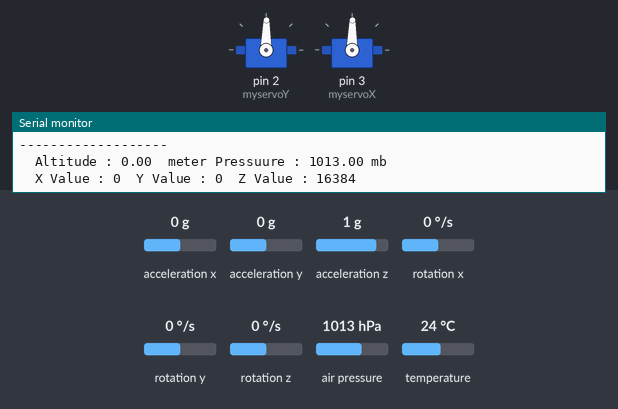
Recording of a sketch running on a simulated Arduino Uno, built with avr-gcc and run on an emulated ATmega328P. On the bench: 2 × servo, the last lines printed to the serial monitor. The test bench sets the inputs (shaded band); at power-on: acceleration x 0 g, acceleration y 0 g, acceleration z 1 g, rotation x 0 °/s, rotation y 0 °/s, rotation z 0 °/s, air pressure 1013 hPa, temperature 24 °C. Storage starts empty.

Above: at 1.2 s.
1.3 s: acceleration x set to 0.8 g
At 2.5 s:
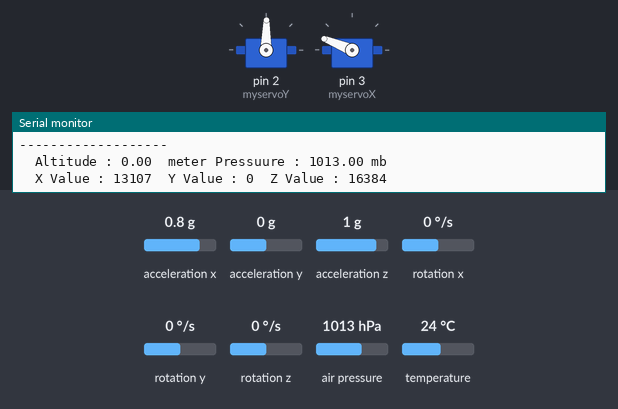
2.8 s: acceleration y set to -1.4 g
At 3.2 s:
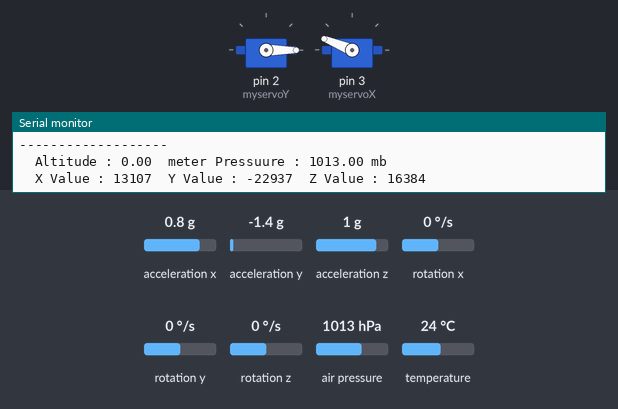
4.3 s: acceleration x set to -1.4 g
At 4.6 s:
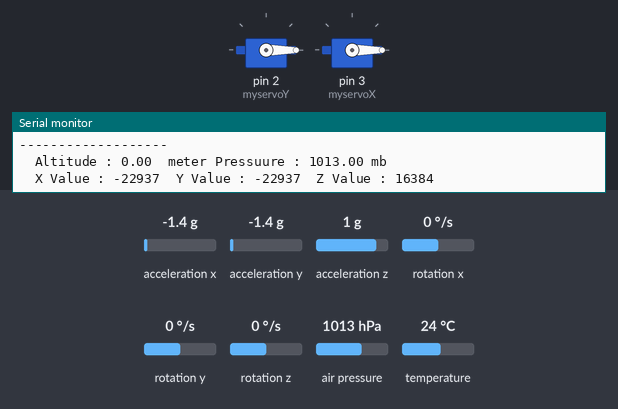
5.8 s: acceleration y set to 0.8 g
At 6.5 s:
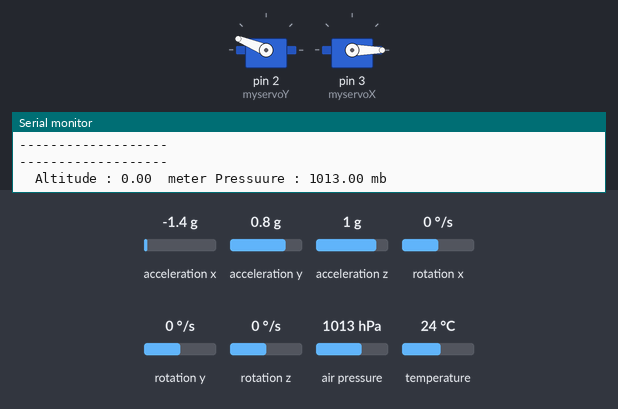
7.3 s: acceleration x set to 0 g
At 7.9 s:
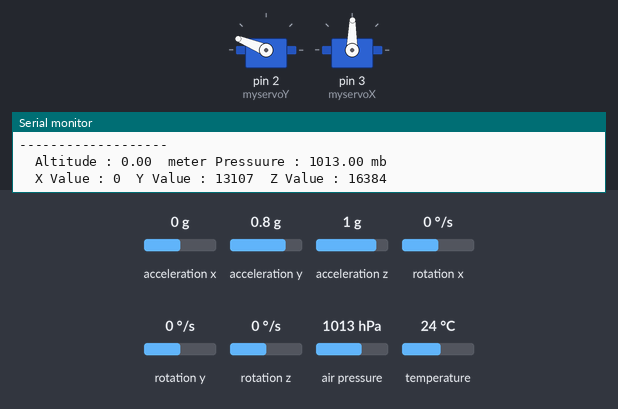
8.8 s: acceleration y set to -0.8 g
At 9.8 s:
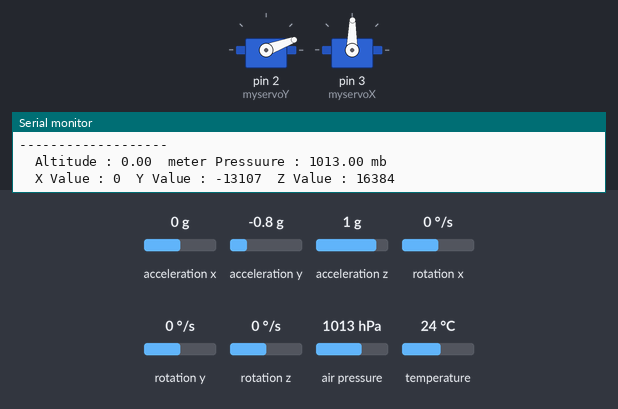
Timing chart, 0 to 11.3 s (numbered marks = the images above; inputs shaded):
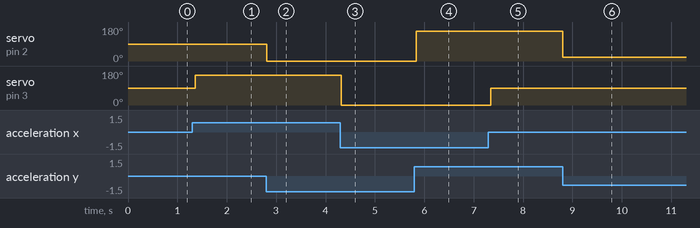

The sketch:

Program.ino
```cpp
/*
 * Musa Akyüz
 * 20.02.2021
 * 12:00AM
 * For Control Rocket Flying And Learn Pressure,Tempature,Altitude
 *
 */
#include <SFE_BMP180.h> //Pressure and temprature Sensor Library
#include <MPU6050.h>   //6-Axis acceleration and Gyro Sensor Library
#include <Servo.h>    //Servo Motor Library
#include <Wire.h>    //Protocol that allows Arduino to communicate with microprocessors on sensors (for BMP180 AND MPU6050)
#include <SPI.h>    //Other comminication protocol Library (for SD Card)
#include <SD.h>    //SD Card Library

double getPressure(); //Function protocol
void setup();
void loop();

MPU6050 MPU;  //MPU6050 called MPU
SFE_BMP180 BMP;  //BMP180 called BMP
Servo myservoY, myservoX;  //Servo called myservoY and myservoX

//BMP180 VARİABLE
double baseline;  //baseline --> Starting pressure
double P,a;  //P --> instant pressure   a --> instant altitude

//MPU6050 VARİABLE
int16_t ax, ay, az;
int16_t gx, gy, gz;
int valY;  //myservoY angle variable
int prevValY;  //myservoY previous angle variable
int valX;  //myservoX angle variable
int prevValX;  //myservoX previous angle variable

//SD CARD CREATE FİLE
File myFile;

void setup()
{
  Wire.begin();  //Starting comminication 12C Protocol
  Serial.begin(9600);  //Opens serial port, sets data rate to 9600 bps
  Serial.println("------------");

  //BMP180 CONNECTİON CHECK
  Serial.print("Initializing BMP...");
  Serial.println(BMP.begin() ? "Connected" : "Connection Failed");
  baseline = getPressure();  //Starting pressure

  //SD CARD CONNECTİON CHECK
  Serial.print("Initializing SD CARD...");
  Serial.println(SD.begin(4) ? "Connected" : "Connection Failed");

  //MPU CARD CONNECTİON CHECK
  Serial.print("Initializing MPU...");
  MPU.initialize();
  Serial.println(MPU.testConnection() ? "Connected" : "Connection Failed");

  //SERVO DEFİNED PİN
  myservoY.attach(2);
  myservoX.attach(3);

}//end of setup function

void loop()
{
  //BMP180 PROCESSİNG
  P = getPressure(); //Instant pressure
  a = BMP.altitude(P,baseline); //Instant altitude based on starting pressure and instantaneous pressure

  //MPU6050 PROCESSİNG
  MPU.getMotion6(&ax, &ay, &az, &gx, &gy, &gz);

  /*
   * How to use map function in arduino default
   * Syntax
   * map(value, fromLow, fromHigh, toLow, toHigh)
   *
   * Parameters
   * value: the number to map.
   * fromLow: the lower bound of the value’s current range.
   * fromHigh: the upper bound of the value’s current range.
   * toLow: the lower bound of the value’s target range.
   * toHigh: the upper bound of the value’s target range.
   */
  valY = map(ay, -17000, 17000, 0, 179);
  valX = map(ax, -17000, 17000, 0, 179);

  if (valY != prevValY)
  {
    myservoY.write(valY);
    prevValY = valY;
  }

  if (valX != prevValX)
  {
    myservoX.write(valX);
    prevValX = valX;
  }
  delay(10);

  Serial.print("  Altitude : ");
  Serial.print(a);
  Serial.print("  meter");
  Serial.print(" Pressuure : ");
  Serial.print(P);
  Serial.println(" mb");
  Serial.print("  X Value : ");
  Serial.print(ax);
  Serial.print("  Y Value : ");
  Serial.print(ay);
  Serial.print("  Z Value : ");
  Serial.println(az);
  Serial.println("-------------------");

  myFile = SD.open("test.txt", FILE_WRITE);

  if (myFile) {
    myFile.print("Altitude : ");
    myFile.print(a);
    myFile.print("meter");
    myFile.print(" Pressuure : ");
    myFile.print(P);
    myFile.println(" mb");
    myFile.print("  X DEĞERİ : ");
    myFile.print(ax);
    myFile.print("  Y DEĞERİ : ");
    myFile.print(ay);
    myFile.print("  Z DEĞERİ : ");
    myFile.println(az);
    Serial.println("-------------------");
    myFile.close();
  }
}

/*
 * LOOK BMP180 LIBRARY FİLE
 * C:\Program Files (x86)\Arduino\libraries\BMP180_Breakout_Arduino_Library-master\src
 */
double getPressure()//getPressure function
{
  char status;
  double T,P;

  /*
   * startTempature function in library info
   * Begin a temperature reading.
   * Will return delay in ms to wait, or 0 if I2C error
   */
  status = BMP.startTemperature();
  if (status != 0)
  {
    delay(status);

    /*
     * getTempature function in library info
     * Retrieve a previously-started temperature reading.
     * Requires begin() to be called once prior to retrieve calibration parameters.
     * Requires startTemperature() to have been called prior and sufficient time elapsed.
     * T: external variable to hold result.
     * Returns 1 if successful, 0 if I2C error.
     */
    status = BMP.getTemperature(T);
    if (status != 0)
    {

      /*
       * startPressure function in library info
       * Begin a pressure reading.
       * Oversampling: 0 to 3, higher numbers are slower, higher-res outputs.
       * Will return delay in ms to wait, or 0 if I2C error.
       */
      status = BMP.startPressure(3);
      if (status != 0)
      {
        delay(status);

        /*
         * getPressure function in library info
         * Retrieve a previously started pressure reading, calculate abolute pressure in mbars.
         * Requires begin() to be called once prior to retrieve calibration parameters.
         * Requires startPressure() to have been called prior and sufficient time elapsed.
         * Requires recent temperature reading to accurately calculate pressure.
         * P: external variable to hold pressure.
         * T: previously-calculated temperature.
         * Returns 1 for success, 0 for I2C error.
         * Note that calculated pressure value is absolute mbars, to compensate for altitude call sealevel().
         */
        status = BMP.getPressure(P,T);
        if (status != 0)
        {
          return(P);
        }
        else Serial.println("Error in pressure measurement received");
      }
      else Serial.println("Pressure measurement failed to start");
    }
    else Serial.println("Could not get temperature value");
  }
  else Serial.println("Temperature measurement failed to start ");
}//end of getPressure function
```

Measured:
- after the input at 1.3 s, servo on pin 3 (myservoX): 89° → 158° after 0.06 s
- after the input at 2.8 s, servo on pin 2 (myservoY): 89° → 0° at once
- after the input at 4.3 s, servo on pin 3 (myservoX): 158° → 0° at once
- after the input at 5.8 s, servo on pin 2 (myservoY): 0° → 158° at once
- after the input at 7.3 s, servo on pin 3 (myservoX): 0° → 89° after 0.05 s
- after the input at 8.8 s, servo on pin 2 (myservoY): 158° → 20° at once
